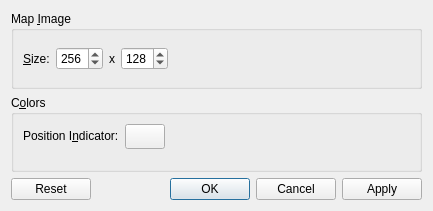
<?xml version="1.0" encoding="UTF-8"?>
<ui version="4.0">
 <class>OverviewMapConfigWidget</class>
 <widget class="QDialog" name="OverviewMapConfigWidget">
  <property name="geometry">
   <rect>
    <x>0</x>
    <y>0</y>
    <width>433</width>
    <height>211</height>
   </rect>
  </property>
  <property name="windowTitle">
   <string>Dialog</string>
  </property>
  <layout class="QVBoxLayout" name="verticalLayout">
   <item>
    <widget class="QGroupBox" name="groupBox">
     <property name="title">
      <string>Map &amp;Image</string>
     </property>
     <layout class="QVBoxLayout" name="verticalLayout_2">
      <item>
       <layout class="QHBoxLayout" name="horizontalLayout">
        <item>
         <widget class="QLabel" name="label">
          <property name="text">
           <string>&amp;Size:</string>
          </property>
          <property name="buddy">
           <cstring>m_widthBox</cstring>
          </property>
         </widget>
        </item>
        <item>
         <widget class="QSpinBox" name="m_widthBox">
          <property name="minimum">
           <number>32</number>
          </property>
          <property name="maximum">
           <number>512</number>
          </property>
          <property name="singleStep">
           <number>1</number>
          </property>
          <property name="value">
           <number>256</number>
          </property>
         </widget>
        </item>
        <item>
         <widget class="QLabel" name="label_2">
          <property name="text">
           <string>x</string>
          </property>
         </widget>
        </item>
        <item>
         <widget class="QSpinBox" name="m_heightBox">
          <property name="minimum">
           <number>16</number>
          </property>
          <property name="maximum">
           <number>256</number>
          </property>
          <property name="value">
           <number>128</number>
          </property>
         </widget>
        </item>
        <item>
         <spacer name="horizontalSpacer">
          <property name="orientation">
           <enum>Qt::Horizontal</enum>
          </property>
          <property name="sizeHint" stdset="0">
           <size>
            <width>40</width>
            <height>20</height>
           </size>
          </property>
         </spacer>
        </item>
       </layout>
      </item>
     </layout>
    </widget>
   </item>
   <item>
    <widget class="QGroupBox" name="groupBox_2">
     <property name="title">
      <string>C&amp;olors</string>
     </property>
     <layout class="QFormLayout" name="formLayout">
      <item row="0" column="0">
       <widget class="QLabel" name="label_4">
        <property name="text">
         <string>Position I&amp;ndicator:</string>
        </property>
        <property name="buddy">
         <cstring>m_colorChooserButton</cstring>
        </property>
       </widget>
      </item>
      <item row="0" column="1">
       <widget class="QPushButton" name="m_colorChooserButton">
        <property name="sizePolicy">
         <sizepolicy hsizetype="Fixed" vsizetype="Fixed">
          <horstretch>0</horstretch>
          <verstretch>0</verstretch>
         </sizepolicy>
        </property>
        <property name="minimumSize">
         <size>
          <width>30</width>
          <height>25</height>
         </size>
        </property>
        <property name="text">
         <string/>
        </property>
       </widget>
      </item>
     </layout>
    </widget>
   </item>
   <item>
    <widget class="QDialogButtonBox" name="m_buttonBox">
     <property name="orientation">
      <enum>Qt::Horizontal</enum>
     </property>
     <property name="standardButtons">
      <set>QDialogButtonBox::Apply|QDialogButtonBox::Cancel|QDialogButtonBox::Ok|QDialogButtonBox::Reset</set>
     </property>
    </widget>
   </item>
  </layout>
 </widget>
 <resources/>
 <connections>
  <connection>
   <sender>m_buttonBox</sender>
   <signal>accepted()</signal>
   <receiver>OverviewMapConfigWidget</receiver>
   <slot>accept()</slot>
   <hints>
    <hint type="sourcelabel">
     <x>248</x>
     <y>254</y>
    </hint>
    <hint type="destinationlabel">
     <x>157</x>
     <y>274</y>
    </hint>
   </hints>
  </connection>
  <connection>
   <sender>m_buttonBox</sender>
   <signal>rejected()</signal>
   <receiver>OverviewMapConfigWidget</receiver>
   <slot>reject()</slot>
   <hints>
    <hint type="sourcelabel">
     <x>316</x>
     <y>260</y>
    </hint>
    <hint type="destinationlabel">
     <x>286</x>
     <y>274</y>
    </hint>
   </hints>
  </connection>
 </connections>
</ui>
